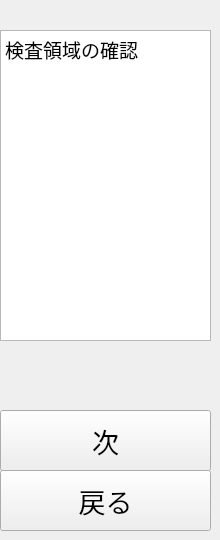
     <widget class="QWidget" name="page_11">
      <widget class="QPushButton" name="PushButtonInspectionNext1">
       <property name="geometry">
        <rect>
         <x>0</x>
         <y>410</y>
         <width>211</width>
         <height>61</height>
        </rect>
       </property>
       <property name="font">
        <font>
         <family>MS UI Gothic</family>
         <pointsize>20</pointsize>
        </font>
       </property>
       <property name="styleSheet">
        <string notr="true"/>
       </property>
       <property name="text">
        <string>次</string>
       </property>
       <property name="checkable">
        <bool>false</bool>
       </property>
       <property name="checked">
        <bool>false</bool>
       </property>
       <property name="autoDefault">
        <bool>false</bool>
       </property>
       <property name="default">
        <bool>false</bool>
       </property>
       <property name="flat">
        <bool>false</bool>
       </property>
      </widget>
      <widget class="QTextEdit" name="textEdit_10">
       <property name="geometry">
        <rect>
         <x>0</x>
         <y>30</y>
         <width>211</width>
         <height>311</height>
        </rect>
       </property>
       <property name="readOnly">
        <bool>true</bool>
       </property>
       <property name="html">
        <string>&lt;!DOCTYPE HTML PUBLIC &quot;-//W3C//DTD HTML 4.0//EN&quot; &quot;http://www.w3.org/TR/REC-html40/strict.dtd&quot;&gt;
&lt;html&gt;&lt;head&gt;&lt;meta name=&quot;qrichtext&quot; content=&quot;1&quot; /&gt;&lt;meta charset=&quot;utf-8&quot; /&gt;&lt;style type=&quot;text/css&quot;&gt;
p, li { white-space: pre-wrap; }
hr { height: 1px; border-width: 0; }
li.unchecked::marker { content: &quot;\2610&quot;; }
li.checked::marker { content: &quot;\2612&quot;; }
&lt;/style&gt;&lt;/head&gt;&lt;body style=&quot; font-family:'Yu Gothic UI'; font-size:9pt; font-weight:400; font-style:normal;&quot;&gt;
&lt;p style=&quot; margin-top:0px; margin-bottom:0px; margin-left:0px; margin-right:0px; -qt-block-indent:0; text-indent:0px;&quot;&gt;&lt;span style=&quot; font-family:'MS UI Gothic'; font-size:14pt;&quot;&gt;検査領域の確認&lt;/span&gt;&lt;/p&gt;&lt;/body&gt;&lt;/html&gt;</string>
       </property>
      </widget>
      <widget class="QPushButton" name="PushButtonInspectionPrev1">
       <property name="geometry">
        <rect>
         <x>0</x>
         <y>470</y>
         <width>211</width>
         <height>61</height>
        </rect>
       </property>
       <property name="font">
        <font>
         <family>MS UI Gothic</family>
         <pointsize>20</pointsize>
        </font>
       </property>
       <property name="styleSheet">
        <string notr="true"/>
       </property>
       <property name="text">
        <string>戻る</string>
       </property>
       <property name="checkable">
        <bool>false</bool>
       </property>
       <property name="checked">
        <bool>false</bool>
       </property>
       <property name="autoDefault">
        <bool>false</bool>
       </property>
       <property name="default">
        <bool>false</bool>
       </property>
       <property name="flat">
        <bool>false</bool>
       </property>
      </widget>
     </widget>
